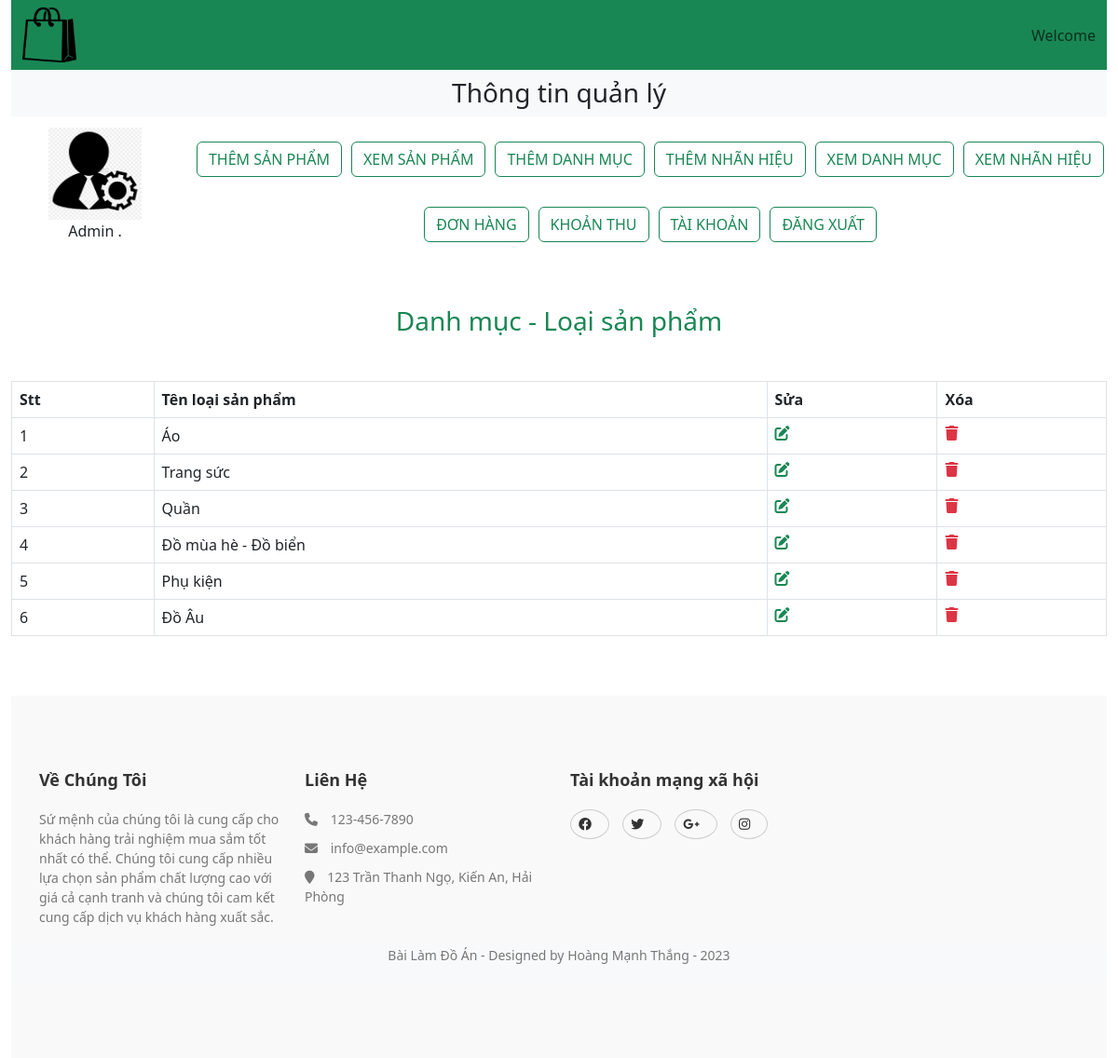
The page /admin/index.php?view_category on the database its author committed.
### tables this page shows
CREATE TABLE `category` (
  `category_id` int(11) NOT NULL,
  `category_title` varchar(100) NOT NULL
);

### admin/view_category.php (the view)
<h3 class="text-center text-success">Danh mục - Loại sản phẩm</h3>
<table class="table table-bordered mt-5">
    <thead class="bg-success text-light">
        <tr>
            <th>Stt</th>
            <th>Tên loại sản phẩm</th>
            <th>Sửa</th>
            <th>Xóa</th>
        </tr>
    </thead>
    <tbody>
        <?php
        $select_cart="Select * from `category`";
        $result=mysqli_query($con,$select_cart);
        $number=0;
        while($row=mysqli_fetch_assoc($result)){
            $category_id=$row['category_id'];
            $category_title=$row['category_title'];
            $number++;
        ?>
        <tr>
            <td><?php echo $number ?></td>
            <td><?php echo $category_title ?></td>
            <td><a href='index.php?edit_category=<?php echo $category_id ?>' class='text-success'><i class='fa-solid fa-pen-to-square'></i></a></td>
            <td><a href='index.php?delete_category=<?php echo $category_id ?>' class='text-danger'><i class='fa-solid fa-trash'></i></a></td>
        </tr>
        <?php
    }
    ?>
    </tbody>
</table>

### admin/style.css (style rules this page uses)
.text-center { display: flex; justify-content: center; align-items: center; flex-wrap: wrap; }
body { overflow: scroll; }

### rows shown on the page
category: category_title "Áo"
category: category_title "Trang sức"
category: category_title "Quần"
category: category_title "Đồ mùa hè - Đồ biển"
category: category_title "Phụ kiện"
category: category_title "Đồ Âu"
